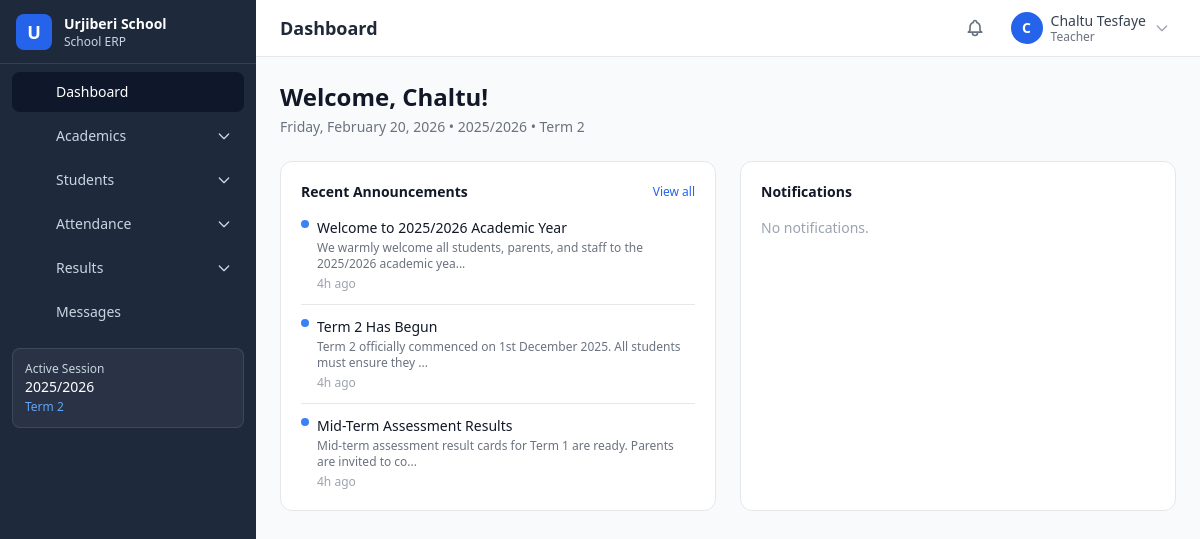
The app's page /dashboard (signed in) with its own data.
### tables this page shows
CREATE TABLE IF NOT EXISTS `settings` (
    `id` BIGINT UNSIGNED NOT NULL AUTO_INCREMENT,
    `setting_group` VARCHAR(50) NOT NULL DEFAULT 'general',
    `setting_key` VARCHAR(100) NOT NULL,
    `setting_value` TEXT DEFAULT NULL,
    `setting_type` ENUM('string','integer','boolean','json','text','textarea','number') NOT NULL DEFAULT 'string',
    `description` VARCHAR(255) DEFAULT NULL,
    `is_public` TINYINT(1) NOT NULL DEFAULT 0,
    `updated_at` DATETIME NOT NULL DEFAULT CURRENT_TIMESTAMP ON UPDATE CURRENT_TIMESTAMP,
    PRIMARY KEY (`id`),
    UNIQUE KEY `uk_settings_key` (`setting_group`, `setting_key`),
    INDEX `idx_settings_group` (`setting_group`)
);

CREATE TABLE IF NOT EXISTS `academic_sessions` (
    `id` BIGINT UNSIGNED NOT NULL AUTO_INCREMENT,
    `name` VARCHAR(100) NOT NULL,
    `slug` VARCHAR(100) NOT NULL,
    `start_date` DATE NOT NULL,
    `end_date` DATE NOT NULL,
    `is_active` TINYINT(1) NOT NULL DEFAULT 0,
    `created_at` DATETIME NOT NULL DEFAULT CURRENT_TIMESTAMP,
    `updated_at` DATETIME NOT NULL DEFAULT CURRENT_TIMESTAMP ON UPDATE CURRENT_TIMESTAMP,
    PRIMARY KEY (`id`),
    UNIQUE KEY `uk_sessions_slug` (`slug`),
    INDEX `idx_sessions_active` (`is_active`)
);

CREATE TABLE IF NOT EXISTS `terms` (
    `id` BIGINT UNSIGNED NOT NULL AUTO_INCREMENT,
    `session_id` BIGINT UNSIGNED NOT NULL,
    `name` VARCHAR(100) NOT NULL,
    `slug` VARCHAR(100) NOT NULL,
    `start_date` DATE NOT NULL,
    `end_date` DATE NOT NULL,
    `is_active` TINYINT(1) NOT NULL DEFAULT 0,
    `sort_order` INT UNSIGNED NOT NULL DEFAULT 0,
    `created_at` DATETIME NOT NULL DEFAULT CURRENT_TIMESTAMP,
    `updated_at` DATETIME NOT NULL DEFAULT CURRENT_TIMESTAMP ON UPDATE CURRENT_TIMESTAMP,
    PRIMARY KEY (`id`),
    UNIQUE KEY `uk_terms_session_slug` (`session_id`, `slug`),
    INDEX `idx_terms_active` (`is_active`),
    CONSTRAINT `fk_terms_session` FOREIGN KEY (`session_id`) REFERENCES `academic_sessions`(`id`) ON DELETE CASCADE
);

CREATE TABLE IF NOT EXISTS `announcements` (
    `id` BIGINT UNSIGNED NOT NULL AUTO_INCREMENT,
    `title` VARCHAR(255) NOT NULL,
    `content` TEXT NOT NULL,
    `type` ENUM('general','academic','event','emergency','other') NOT NULL DEFAULT 'general',
    `target_roles` VARCHAR(255) DEFAULT NULL,
    `target_classes` VARCHAR(255) DEFAULT NULL,
    `attachment` VARCHAR(500) DEFAULT NULL,
    `is_pinned` TINYINT(1) NOT NULL DEFAULT 0,
    `status` ENUM('draft','published','archived') NOT NULL DEFAULT 'draft',
    `published_at` DATETIME DEFAULT NULL,
    `expires_at` DATETIME DEFAULT NULL,
    `created_by` BIGINT UNSIGNED DEFAULT NULL,
    `created_at` DATETIME NOT NULL DEFAULT CURRENT_TIMESTAMP,
    `updated_at` DATETIME NOT NULL DEFAULT CURRENT_TIMESTAMP ON UPDATE CURRENT_TIMESTAMP,
    PRIMARY KEY (`id`),
    INDEX `idx_ann_status` (`status`),
    INDEX `idx_ann_published` (`published_at`),
    INDEX `idx_ann_type` (`type`),
    CONSTRAINT `fk_ann_creator` FOREIGN KEY (`created_by`) REFERENCES `users`(`id`) ON DELETE SET NULL
);

### modules/dashboard/views/index.php (the view, shortened to what the rows shown need)
<?php
$user = auth_user();
$announcements = db_fetch_all(
    "SELECT title, content, type, created_at FROM announcements
     WHERE status = 'published' AND (published_at IS NULL OR published_at <= NOW())
     AND (expires_at IS NULL OR expires_at >= NOW())
     ORDER BY is_pinned DESC, created_at DESC LIMIT 5"
);
?>
<div class="mb-6">
    <h1 class="text-2xl font-bold text-gray-900">Welcome, <?= e(explode(' ', $user['name'] ?? $user['full_name'] ?? '')[0]) ?>!</h1>
    <p class="text-sm text-gray-500 mt-1">
        <?= date('l, F j, Y') ?>
        <?php $session = get_active_session(); if ($session): ?>
            &bull; <?= e($session['name']) ?>
            <?php $term = get_active_term(); if ($term): ?> &bull; <?= e($term['name']) ?><?php endif; ?>
        <?php endif; ?>
    </p>
</div>
<div class="grid grid-cols-1 lg:grid-cols-2 gap-6">
    <div class="bg-white rounded-xl border border-gray-200 p-5">
        <?php if (empty($announcements)): ?>
            <p class="text-sm text-gray-400">No announcements.</p>
        <?php else: ?>
            <div class="space-y-3">
                <?php foreach ($announcements as $ann): ?>
                    <div class="pb-3 border-b last:border-0 last:pb-0">
                        <div class="flex items-start gap-2">
                            <?php if (($ann['type'] ?? '') === 'emergency'): ?>
                                <span class="mt-0.5 inline-block w-2 h-2 bg-red-500 rounded-full flex-shrink-0"></span>
                            <?php elseif (($ann['type'] ?? '') === 'event'): ?>
                                <span class="mt-0.5 inline-block w-2 h-2 bg-yellow-500 rounded-full flex-shrink-0"></span>
                            <?php else: ?>
                                <span class="mt-0.5 inline-block w-2 h-2 bg-blue-500 rounded-full flex-shrink-0"></span>
                            <?php endif; ?>
                            <div>
                                <p class="text-sm font-medium text-gray-900"><?= e($ann['title']) ?></p>
                                <p class="text-xs text-gray-500 mt-0.5"><?= e(truncate(strip_tags($ann['content']), 80)) ?></p>
                                <p class="text-xs text-gray-400 mt-1"><?= time_ago($ann['created_at']) ?></p>
                            </div>
                        </div>
                    </div>
                <?php endforeach; ?>
            </div>
        <?php endif; ?>
    </div>
</div>
<?php
require APP_ROOT . '/templates/layout.php';

### templates/partials/sidebar.php (shortened to what the rows shown need)
<?php
$isAdmin = auth_is_super_admin() || auth_has_role('admin');
$isTeacher = auth_has_role('teacher');
$isStudent = auth_has_role('student');
$isParent = auth_has_role('parent');
$navItems = [];
$navItems[] = ['icon' => 'home', 'label' => 'Dashboard', 'url' => '/dashboard', 'module' => 'dashboard'];
if ($isAdmin || $isTeacher) {
    $navItems[] = [
        'icon'   => 'academic-cap',
        'label'  => 'Academics',
        'module' => 'academics',
        'tree'   => true,
        'groups' => [
            'Setup'       => [
                ['action' => 'sessions',          'label' => 'Sessions'],
                ['action' => 'terms',             'label' => 'Terms'],
                ['action' => 'mediums',           'label' => 'Mediums'],
                ['action' => 'streams',           'label' => 'Streams'],
                ['action' => 'shifts',            'label' => 'Shifts'],
            ],
            'Structure'   => [
                ['action' => 'classes',           'label' => 'Classes'],
                ['action' => 'sections',          'label' => 'Sections'],
                ['action' => 'subjects',          'label' => 'Subjects'],
            ],
            'Assignments' => [
                ['action' => 'class-subjects',    'label' => 'Class Subjects'],
                ['action' => 'elective-subjects', 'label' => 'Elective Subjects'],
                ['action' => 'class-teachers',    'label' => 'Class Teachers'],
                ['action' => 'subject-teachers',  'label' => 'Subject Teachers'],
            ],
            'Actions'     => [
                ['action' => 'promote',           'label' => 'Promote Students'],
            ],
            'Schedule'    => [
                ['action' => 'timetable',         'label' => 'Timetable'],
            ],
        ],
    ];
}
if ($isAdmin || $isTeacher || $isParent) {
    $navItems[] = [
        'icon'   => 'users',
        'label'  => 'Students',
        'module' => 'students',
        'tree'   => true,
        'groups' => [
            'Admission' => [
                ['action' => 'admission',      'label' => 'Student Admission'],
                ['action' => 'roll-numbers',   'label' => 'Assign Roll Number'],
                ['action' => 'bulk-import',    'label' => 'Add Bulk Data'],
            ],
            'Records' => [
                ['action' => 'details',        'label' => 'Student Details'],
                ['action' => 'id-cards',       'label' => 'Generate ID Card'],
            ],
            'Credentials' => [
                ['action' => 'credentials',    'label' => 'Generate Username & Password'],
                ['action' => 'reset-password', 'label' => 'Reset Password'],
            ],
        ],
    ];
}
if ($isAdmin || $isTeacher || $isStudent || $isParent) {
    $navItems[] = [
        'icon'   => 'clipboard-check',
        'label'  => 'Attendance',
        'module' => 'attendance',
        'tree'   => true,
        'groups' => [
            'Manage' => [
                ['action' => 'index',  'label' => 'Add Attendance'],
                ['action' => 'view',   'label' => 'View Attendance'],
                ['action' => 'report', 'label' => 'Attendance Report'],
            ],
        ],
    ];
}
if ($isAdmin || $isTeacher || $isStudent || $isParent) {
    $navItems[] = [
        'icon'   => 'academic-cap',
        'label'  => 'Results',
        'module' => 'exams',
        'tree'   => true,
        'groups' => [
            'Setup' => [
                ['action' => 'add-assessment', 'label' => 'Add Assessment'],
            ],
            'Results' => [
                ['action' => 'enter-results',  'label' => 'Enter Students\' Results'],
                ['action' => 'enter-conduct',  'label' => 'Enter Conduct Grades'],
            ],
            'Reports' => [
                ['action' => 'roster',          'label' => 'Generate Roster'],
                ['action' => 'result-cards',    'label' => 'Report Card'],
                ['action' => 'result-analysis', 'label' => 'Result Analysis'],
            ],
        ],
    ];
}
$navItems[] = ['icon' => 'chat-alt', 'label' => 'Messages', 'url' => '/communication', 'module' => 'communication'];
?>
<aside id="sidebar" class="fixed inset-y-0 left-0 z-40 w-64 bg-sidebar-bg sidebar-transition transform -translate-x-full lg:translate-x-0 overflow-y-auto no-print">
    <div class="flex items-center gap-3 px-4 h-16 border-b border-white/10">
        <div class="w-9 h-9 rounded-lg bg-primary-600 flex items-center justify-center flex-shrink-0">
            <span class="text-white font-bold text-lg">U</span>
        </div>
        <div class="min-w-0">
            <h1 class="text-white font-semibold text-sm truncate"><?= e(get_school_name()) ?></h1>
            <p class="text-sidebar-text text-xs truncate">School ERP</p>
        </div>
    </div>
    <nav class="mt-2 px-3 pb-4 space-y-1">
        <?php foreach ($navItems as $item):
            if (!empty($item['tree'])):
                $mod = $item['module'];
                $parentActive = route_is($mod);
                $parentCls = $parentActive
                    ? 'bg-sidebar-active text-white'
                    : 'text-sidebar-text hover:bg-sidebar-hover hover:text-white';
                $submenuId = $mod . '-submenu';
                $arrowId   = $mod . '-arrow';
        ?>
        <div>
            <button type="button"
                    onclick="sidebarTreeToggle('<?= $submenuId ?>','<?= $arrowId ?>')"
                    class="w-full flex items-center gap-3 px-3 py-2.5 rounded-lg text-sm font-medium transition-colors <?= $parentCls ?>">
                <?= sidebar_icon($item['icon']) ?>
                <span><?= e($item['label']) ?></span>
                <svg id="<?= $arrowId ?>"
                     class="ml-auto w-4 h-4 flex-shrink-0 transition-transform duration-200 <?= $parentActive ? 'rotate-180' : '' ?>"
                     fill="none" stroke="currentColor" viewBox="0 0 24 24">
                    <path stroke-linecap="round" stroke-linejoin="round" stroke-width="2" d="M19 9l-7 7-7-7"/>
                </svg>
            </button>
        </div>
        <?php
            else:
                $active = route_is($item['module']);
                $activeClass = $active ? 'bg-sidebar-active text-white' : 'text-sidebar-text hover:bg-sidebar-hover hover:text-white';
        ?>
        <a href="<?= url($item['url']) ?>" class="flex items-center gap-3 px-3 py-2.5 rounded-lg text-sm font-medium transition-colors <?= $activeClass ?>">
            <?= sidebar_icon($item['icon']) ?>
            <span><?= e($item['label']) ?></span>
        </a>
        <?php endif; ?>
        <?php endforeach; ?>
    </nav>
    <?php $activeSession = get_active_session(); ?>
    <?php if ($activeSession): ?>
    <div class="mx-3 mb-4 p-3 rounded-lg bg-white/5 border border-white/10">
        <p class="text-xs text-sidebar-text">Active Session</p>
        <p class="text-sm text-white font-medium"><?= e($activeSession['name']) ?></p>
        <?php $activeTerm = get_active_term(); if ($activeTerm): ?>
        <p class="text-xs text-primary-400 mt-0.5"><?= e($activeTerm['name']) ?></p>
        <?php endif; ?>
    </div>
    <?php endif; ?>
</aside>
<?php
function sidebar_icon(string $name): string {
    $path = $icons[$name] ?? $icons['home'];
    return '<svg class="w-5 h-5 flex-shrink-0" fill="none" stroke="currentColor" viewBox="0 0 24 24">' . $path . '</svg>';
}
?>

### records on screen
settings: setting_value "Urjiberi School"
academic_sessions: name "2025/2026"
terms: name "Term 2"
announcements: title "Welcome to 2025/2026 Academic Year", content "We warmly welcome all students, parents, and staff to the 2025/2026 academic yea...", created_at "4h ago"
announcements: title "Term 2 Has Begun", content "Term 2 officially commenced on 1st December 2025. All students must ensure they ...", created_at "4h ago"
announcements: title "Mid-Term Assessment Results", content "Mid-term assessment result cards for Term 1 are ready. Parents are invited to co...", created_at "4h ago"

### other values on screen
$item['label'] "Dashboard"
$item['label'] "Academics"
$item['label'] "Students"
$item['label'] "Attendance"
$item['label'] "Results"
$item['label'] "Messages"
$page_title "Dashboard"
substr($user['name'], 0, 1) "C"
$user['name'] "Chaltu Tesfaye"
$user['roles'][0] "Teacher"
explode(' ', $user['name'] ?? $user['full_name'] ?? '')[0] "Chaltu"
